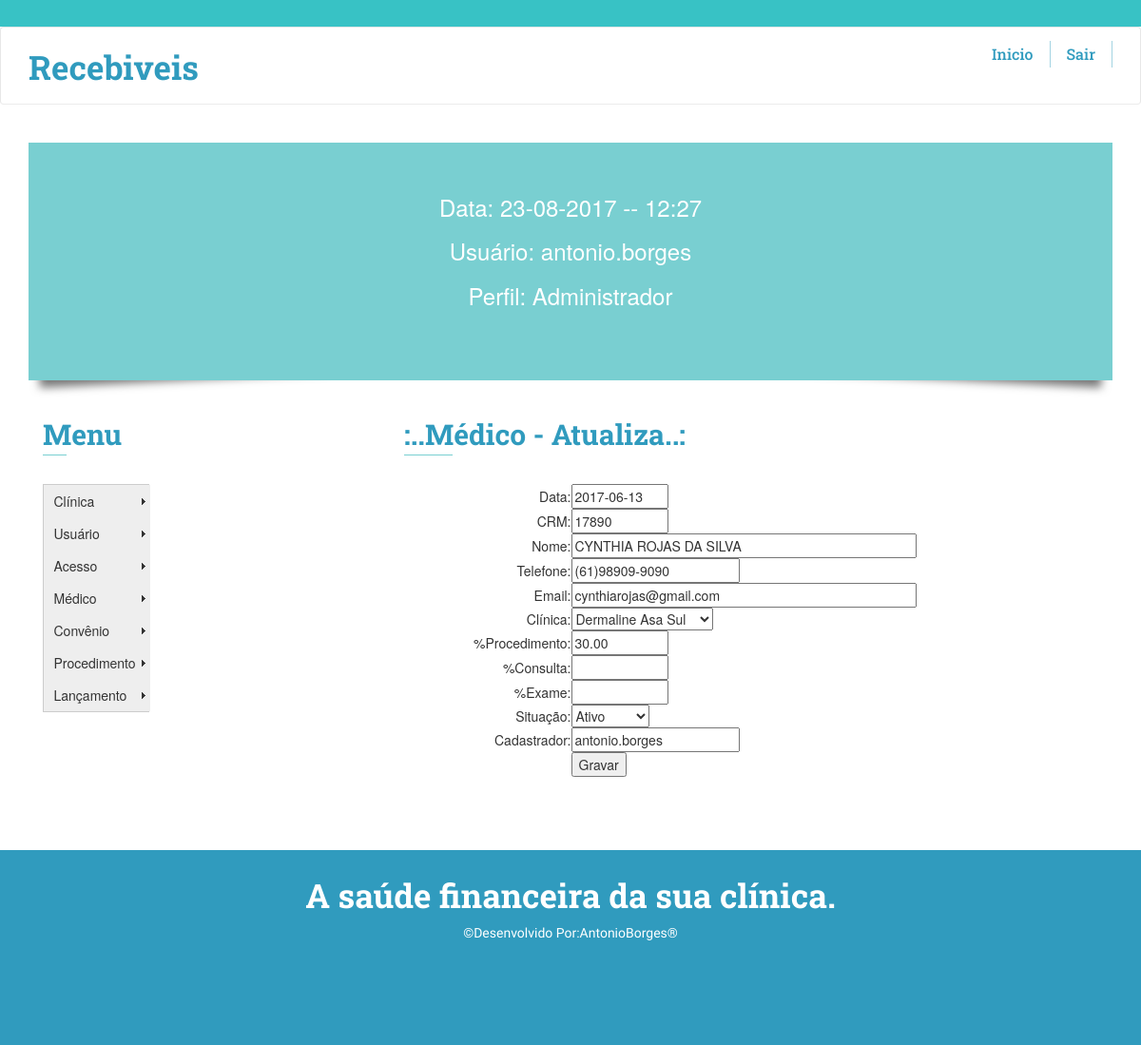
The page /administrativo/Adm_Med03.php?id_med=1 (signed in) on the database its author committed.
### tables this page shows
CREATE TABLE IF NOT EXISTS `acesso` (
  `id_ace` int(11) NOT NULL AUTO_INCREMENT,
  `usu_data` date NOT NULL,
  `usu_id` int(5) NOT NULL,
  `login` varchar(20) NOT NULL,
  `senha` varchar(20) NOT NULL,
  `perfil_id` int(2) NOT NULL,
  `situacao_ace` int(2) NOT NULL,
  `cadastrador_ace` varchar(40) NOT NULL,
  PRIMARY KEY (`id_ace`),
  UNIQUE KEY `login` (`login`),
  KEY `usu_id` (`usu_id`),
  KEY `perfil_id` (`perfil_id`),
  KEY `situacao_ace` (`situacao_ace`)
);

CREATE TABLE IF NOT EXISTS `perfil` (
  `id_pf` int(11) NOT NULL AUTO_INCREMENT,
  `nome_pf` varchar(40) NOT NULL,
  PRIMARY KEY (`id_pf`)
);

CREATE TABLE IF NOT EXISTS `medico` (
  `id_med` int(11) NOT NULL AUTO_INCREMENT,
  `data_med` date NOT NULL,
  `CRM` varchar(20) NOT NULL,
  `nome_med` varchar(255) NOT NULL,
  `fone_med` varchar(20) NOT NULL,
  `email_med` varchar(255) NOT NULL,
  `clin_id` int(5) NOT NULL,
  `repasse_proc` decimal(10,2) DEFAULT NULL,
  `repasse_cons` decimal(10,2) DEFAULT NULL,
  `repasse_exam` decimal(10,2) DEFAULT NULL,
  `situacao_id` int(2) NOT NULL,
  `cadastrador_med` varchar(40) NOT NULL,
  PRIMARY KEY (`id_med`),
  UNIQUE KEY `CRM` (`CRM`),
  UNIQUE KEY `email_med` (`email_med`),
  UNIQUE KEY `fone_med` (`fone_med`),
  KEY `clin_id` (`clin_id`),
  KEY `situacao_id` (`situacao_id`)
);

CREATE TABLE IF NOT EXISTS `clinica` (
  `id_clin` int(11) NOT NULL AUTO_INCREMENT,
  `data_clin` date NOT NULL,
  `nome_clin` varchar(255) NOT NULL,
  `cnpj_clin` varchar(40) NOT NULL,
  `imposto_clin` decimal(10,2) DEFAULT NULL,
  `desconto_clin` decimal(10,2) DEFAULT NULL,
  `fone_clin` varchar(40) NOT NULL,
  `email_clin` varchar(255) NOT NULL,
  `situacao_clin` int(2) NOT NULL,
  `contato_clin` varchar(255) NOT NULL,
  `cadastrador_clin` varchar(40) NOT NULL,
  PRIMARY KEY (`id_clin`),
  KEY `situacao_clin` (`situacao_clin`)
);

CREATE TABLE IF NOT EXISTS `situacao` (
  `id_situa` int(11) NOT NULL AUTO_INCREMENT,
  `tipo_situa` varchar(40) NOT NULL,
  PRIMARY KEY (`id_situa`)
);

### administrativo/Adm_Med03.php (the view, shortened to what this page needs)
<?php require_once('../Connections/rec01.php'); ?>
<?php
$logoutAction = $_SERVER['PHP_SELF']."?doLogout=true";
if ((isset($_SERVER['QUERY_STRING'])) && ($_SERVER['QUERY_STRING'] != "")){
  $logoutAction .="&". htmlentities($_SERVER['QUERY_STRING']);
}
?>
<?php
if (!function_exists("GetSQLValueString")) {
function GetSQLValueString($theValue, $theType, $theDefinedValue = "", $theNotDefinedValue = "")
{
  $theValue = function_exists("mysql_real_escape_string") ? mysql_real_escape_string($theValue) : mysql_escape_string($theValue);
  switch ($theType) {
    case "long":
    case "int":
      $theValue = ($theValue != "") ? intval($theValue) : "NULL";
      break;
  }
  return $theValue;
}
}
$editFormAction = $_SERVER['PHP_SELF'];
if (isset($_SERVER['QUERY_STRING'])) {
  $editFormAction .= "?" . htmlentities($_SERVER['QUERY_STRING']);
}
$colname_cs_medicos = "-1";
if (isset($_GET['id_med'])) {
  $colname_cs_medicos = $_GET['id_med'];
}
$query_cs_medicos = sprintf("SELECT id_med, data_med, CRM, nome_med, fone_med, email_med, clin_id, repasse_proc, repasse_cons, repasse_exam, situacao_id, cadastrador_med FROM medico WHERE id_med = %s", GetSQLValueString($colname_cs_medicos, "int"));
$cs_medicos = mysql_query($query_cs_medicos, $rec01) or die(mysql_error());
$row_cs_medicos = mysql_fetch_assoc($cs_medicos);
$query_cs_clinicas = "SELECT id_clin, nome_clin FROM clinica ORDER BY nome_clin ASC";
$cs_clinicas = mysql_query($query_cs_clinicas, $rec01) or die(mysql_error());
$row_cs_clinicas = mysql_fetch_assoc($cs_clinicas);
$query_cs_situacao = "SELECT id_situa, tipo_situa FROM situacao ORDER BY tipo_situa ASC";
$cs_situacao = mysql_query($query_cs_situacao, $rec01) or die(mysql_error());
$row_cs_situacao = mysql_fetch_assoc($cs_situacao);
?>
<!doctype html>
<html>
	<head>
		<link href="../css/owl.carousel.css" rel="stylesheet">
			<link href="../css/bootstrap.min.css" rel="stylesheet" type="text/css">
			<link href="../css/style.css" rel="stylesheet" type="text/css"/>
	</head>
	<body>
	<div class="header" id="home">
			<div class="header-top">
			</div>
			<div class="header_nav" id="home">
<nav class="navbar navbar-default chn-gd">
					<div class="container">
					<div class="navbar-header">
					<a class="navbar-brand logo-st" href="#">Recebiveis</a>
					</div>
					<div class="collapse navbar-collapse" id="bs-example-navbar-collapse-1">
					<ul class="nav navbar-nav navbar-right">
						<li>
						<a href="./principal_Adm01.php">Inicio</a>
						</li>
						<li>
						<a href="<?php echo $logoutAction ?>">Sair</a>
						</li>
					</ul>
					</div>
				  </div>
			  </nav>
          </div>
	</div>
		<?php include('../restrito/identifica01.php');?>
                <?php include('../restrito/Menu_lateral.php');?>
					<div class="col-md-8 ser-fet">
						<h3>:..Médico - Atualiza..:</h3>
						<span class="line"></span>
						<div class="features">
							<div class="col-md-6 fet-pad">
								<div class="div-margin">
									<div class="col-md-3 fet-pad wid">
									</div>
									<div class="col-md-9 fet-pad wid2">
                                      <form method="post" name="form1" action="<?php echo $editFormAction; ?>">
                                        <table width="100%" border="0" align="center" cellpadding="10" cellspacing="10">
                                          <tr valign="baseline">
                                            <td width="13%" align="right" nowrap>Data:</td>
                                            <td width="87%"><input name="data_med" type="text" value="<?php echo htmlentities($row_cs_medicos['data_med'], ENT_COMPAT, ''); ?>" size="10" readonly="readonly"></td>
                                          </tr>
                                          <tr valign="baseline">
                                            <td nowrap align="right">CRM:</td>
                                            <td><input name="CRM" type="text" value="<?php echo htmlentities($row_cs_medicos['CRM'], ENT_COMPAT, ''); ?>" size="10" maxlength="6"></td>
                                          </tr>
                                          <tr valign="baseline">
                                            <td nowrap align="right">Nome:</td>
                                            <td><input name="nome_med" type="text" value="<?php echo htmlentities($row_cs_medicos['nome_med'], ENT_COMPAT, ''); ?>" size="45" maxlength="255"></td>
                                          </tr>
                                          <tr valign="baseline">
                                            <td nowrap align="right">Telefone:</td>
                                            <td><input name="fone_med" type="text" value="<?php echo htmlentities($row_cs_medicos['fone_med'], ENT_COMPAT, ''); ?>" size="20" maxlength="20"></td>
                                          </tr>
                                          <tr valign="baseline">
                                            <td nowrap align="right">Email:</td>
                                            <td><input name="email_med" type="text" value="<?php echo htmlentities($row_cs_medicos['email_med'], ENT_COMPAT, ''); ?>" size="45" maxlength="255"></td>
                                          </tr>
                                          <tr valign="baseline">
                                            <td nowrap align="right">Clínica:</td>
                                            <td>
                                              <select name="clin_id" id="clin_id">
                                                <?php
												do {
												?>
												<option value="<?php echo $row_cs_clinicas['id_clin']?>"
												<?php if (!(strcmp($row_cs_clinicas['id_clin'], $row_cs_medicos['clin_id'])))
												 {echo "selected=\"selected\"";} ?>><?php echo $row_cs_clinicas['nome_clin']?></option>
												<?php
												} while ($row_cs_clinicas = mysql_fetch_assoc($cs_clinicas));
												?>
                                            </select></td>
                                          </tr>
                                          <tr valign="baseline">
                                            <td nowrap align="right">%Procedimento:</td>
                                            <td>
                                            <input name="repasse_proc" type="text" id="repasse_proc" value="<?php echo $row_cs_medicos['repasse_proc']; ?>" size="10"></td>
                                          </tr>
										  <tr valign="baseline">
                                            <td nowrap align="right">%Consulta:</td>
                                            <td>
                                            <input name="repasse_cons" type="text" id="repasse_cons" value="<?php echo $row_cs_medicos['repasse_cons']; ?>" size="10"></td>
                                          </tr>
										  <tr valign="baseline">
                                            <td nowrap align="right">%Exame:</td>
                                            <td>
                                            <input name="repasse_exam" type="text" id="repasse_exam" value="<?php echo $row_cs_medicos['repasse_exam']; ?>" size="10"></td>
                                          </tr>
                                          <tr valign="baseline">
                                            <td nowrap align="right">Situação:</td>
                                            <td>
                                              <select name="situacao_id" id="situacao_id">
                                                <?php
													do {
													?>
													<option value="<?php echo $row_cs_situacao['id_situa']?>"
													<?php if (!(strcmp($row_cs_situacao['id_situa'], $row_cs_medicos['situacao_id'])))
													 {echo "selected=\"selected\"";} ?>><?php echo $row_cs_situacao['tipo_situa']?></option>
													<?php
													} while ($row_cs_situacao = mysql_fetch_assoc($cs_situacao));
													?>
                                            </select></td>
                                          </tr>
                                          <tr valign="baseline">
                                            <td nowrap align="right">Cadastrador:</td>
                                            <td><input type="text" name="cadastrador_med" value="<?php  echo $_SESSION['MM_Username'];?>"
                                            size="20" maxlength="40" readonly="readonly"></td>
                                          </tr>
                                          <tr valign="baseline">
                                            <td nowrap align="right">&nbsp;</td>
                                            <td><input type="submit" value="Gravar"></td>
                                          </tr>
                                        </table>
                                      </form>
                                  </div>
								</div>
							</div>
						</div>
					</div>
</body>
</html>

### restrito/identifica01.php (shortened to what this page needs)
<?php require_once('../Connections/rec01.php'); ?>
<?php
$usuario=$_SESSION['MM_Username'];
$query_cs_usuario = "SELECT id_ace, usu_data, usu_id, login, senha, perfil_id, situacao_ace, cadastrador_ace, id_pf, nome_pf FROM acesso, perfil WHERE perfil_id=id_pf AND login='$usuario'";
$cs_usuario = mysql_query($query_cs_usuario, $rec01) or die(mysql_error());
$row_cs_usuario = mysql_fetch_assoc($cs_usuario);
?>
<html>
	<body>
			<div class="container">
				<ul class="box-shadow effect2">
					<li>
                    	<h3><font color="white" size="+2"><?php  date_default_timezone_set('America/Sao_Paulo');
																	$date = date('d-m-Y -- H:i');
																	echo "Data:&nbsp;".$date;
														            ?></font></h3><br>
						<h3><font color="white" size="+2"><?php  echo "Usuário:&nbsp".$_SESSION['MM_Username'];?></font></h3><br>
                        <h3><font color="white" size="+2"><?php  echo "Perfil:&nbsp".$perfil=$row_cs_usuario['nome_pf'];?></font></h3><br>
					</li>
				</ul>
			</div>
	</body>
</html>

### css/style.css (style rules this page uses)
h4, h5, h6, h1, h2, h3 { margin: 0; }
ul, ol, li { margin: 0; }
p { margin: 0; }
body { margin:0; padding:0; }
.header-top { background:#38c2c5; padding: 1em 0em; }
.navbar-header a.navbar-brand.logo-st,.navbar-header a.navbar-brand.logo-st:hover { font-family: 'Roboto Slab', serif; font-weight:700; font-size: 35px; text-decoration:none; color:#309BBE; margin-top: 2px; }
nav.navbar.navbar-default.chn-gd { background-color: #fff; border-bottom: 1px solid #EBEBEB; padding: 1em 0em; margin: 0; }
.navbar-default .navbar-nav>li { border-right:1px solid rgba(48, 155, 190, 0.44); padding: 0px 5px 0px; }
.navbar-default .navbar-nav>li>a:focus,.navbar-default .navbar-nav>li>a { padding: 4px 12px; color: #309BBE !important; font-family: 'Roboto Slab', serif; font-weight: 500; font-size: 16px; }
ul.box-shadow li { text-align:center; position:relative; top:55px; }
ul.box-shadow { width:100%; height:250px; background:#79CFD1; margin:40px auto; }
.effect2 { position: relative; }
.effect2:before, .effect2:after { z-index: -1; position: absolute; content: ""; bottom: 15px; left: 10px; width: 50%; top: 80%; max-width:300px; background: #777; -webkit-box-shadow: 0 15px 10px #777; -moz-box-shadow: 0 15px 10px #777; box-shadow: 0 15px 10px #777; -webkit-transform: rotate(-3deg); -moz-transform: rotate(-3deg); -o-transform: rotate(-3deg); -ms-transform: rotate(-3deg); transform: rotate(-3deg); }
.effect2:after { -webkit-transform: rotate(3deg); -moz-transform: rotate(3deg); -o-transform: rotate(3deg); -ms-transform: rotate(3deg); transform: rotate(3deg); right: 10px; left: auto; }
.ser-fet h3 { color: #309BBE; font-weight: 700; font-family: 'Roboto Slab', serif; margin-bottom: 5px; font-size: 30px; }
span.line { height: 1px; background-color: #79CFD1; display: block; width: 7%; }
ul { padding: 0; list-style: none; }
.features { margin-top: 30px; }
.fet-pad { padding:0px 0px 0px 0px; }
.wid { width: 20%; }
.div-margin { padding-bottom: 35px; }
.footer { background:#309BBE; padding:2em 0em; }
.footer-text { text-align:center; }
.footer-text h3 a,.footer-text h3 a:hover { font-family: 'Roboto Slab', serif; font-weight: 700; font-size: 35px; text-decoration: none; color: #fff; margin-bottom: 10px; }
.footer-text p { margin-top: 10px; color: #fff; font-family: 'Monda', sans-serif; font-size: 14px; font-weight: 100; }

### rows shown on the page
acesso: perfil.nome_pf "Administrador"
medico: data_med "2017-06-13", CRM "17890", nome_med "CYNTHIA ROJAS DA SILVA", fone_med "(61)98909-9090", email_med "cynthiarojas@gmail.com", clin_id "Dermaline Asa Sul", repasse_proc "30.00", situacao_id "Ativo"

### other values the page prints
$date "23-08-2017 -- 12:27"
$_SESSION['MM_Username'] "antonio.borges"
